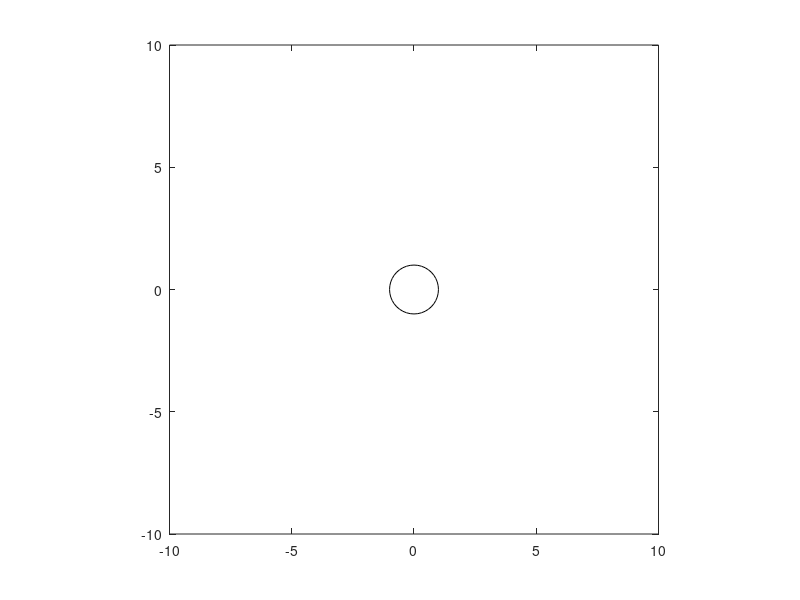

Recreate this plot in MATLAB. (Note: this script raises an error after producing the figure.)
max = 100;
deltaT = 0.01;
bt = 10;
xBottom = -bt;
xTop = bt;
yBottom = -bt;
yTop = bt;
c = 2;
epsilon = 6;

rad = 1.0;
resolution = 40;
theta = linspace(0, 2 * pi - 2*pi/resolution, resolution);

x0 = rad * cos(theta);
y0 = rad * sin(theta);

x = x0;
y = y0;

plot(x, y, 'k');
hold on;
plot([x(end) x(1)], [y(end) y(1)], 'k');
hold off;
axis equal square;
xlim([xBottom, xTop]);
ylim([yBottom, yTop]);
pause
%N = length(x);
for k = 1 : max
    for i = 1 : resolution
        if (i == 1)
            %periodic boundary conditions
            n = normal([x(end) y(end)], [x(i) y(i)], [x(i + 1) y(i + 1)]);
        elseif (i == resolution)
            n = normal([x(i - 1) y(i - 1)], [x(i) y(i)], [x(1) y(1)]);
        else
            n = normal([x(i - 1) y(i - 1)], [x(i) y(i)], [x(i + 1) y(i + 1)]);
        end
        xNext(i) = x(i) + deltaT * n(1) * (c + rand * epsilon);
        yNext(i) = y(i) + deltaT * n(2) * (c + rand * epsilon);
        %pause%(0.1)
    end
    x = xNext;
    y = yNext;
    plot(x, y, 'k');
    hold on;
    plot([x(end) x(1)], [y(end) y(1)], 'k');
    hold off;
    axis equal square;
    xlim([xBottom, xTop]);
    ylim([yBottom, yTop]);
    pause(0.1)
end


function [d]  = dist(p1, p2)
    d = sqrt((p1(1) - p1(1))^2 + (p1(2) - p2(2))^2);
end

function [n] = normal(p0, p1, p2)
    v1 = vector(p0, p1);
    v2 = vector(p1, p2);
    v = v1 + v2;
    %d = sqrt(v(1).^2 + v(2).^2);
    n = v/sqrt(v(1).^2 + v(2).^2);
end

function [v] = vector(p1, p2)
    d = dist(p1, p2);
    xDif = (p2(1) - p1(1)) / d;
    yDif = (p2(2) - p1(2)) / d;
    v = [yDif -xDif];
end
